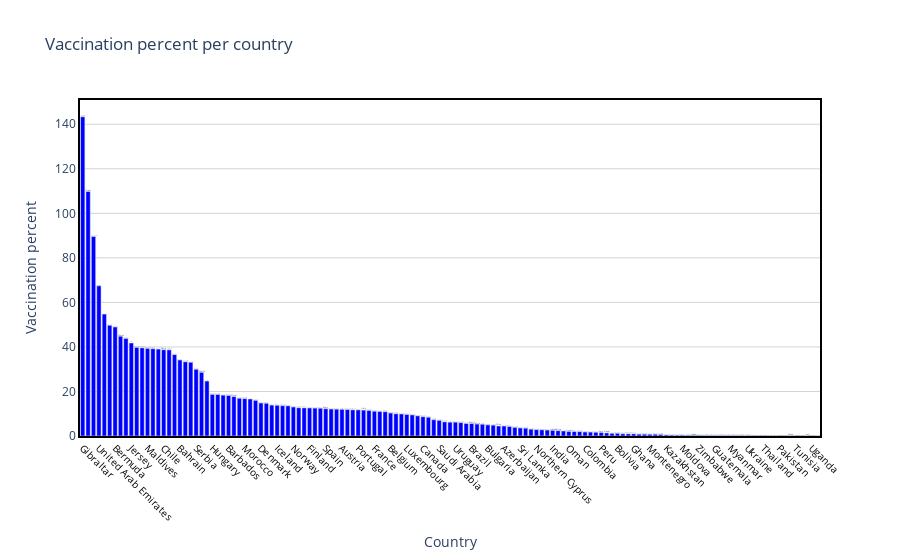

The cell this chart's notebook holds for it:
### Code cell
draw_trace_bar(country_vaccine, 'Percent', 'Vaccination percent per country', 'Country', 'Vaccination percent' )

### Figure 1 — Plotly figure (JSON) as saved in the notebook; plotly's stock layout.template omitted (floating-point values rounded to 4 significant figures; data arrays with more than 128 entries replaced by an {"elided": "..."} marker saying what was removed)
{"data": [{"marker": {"color": "Blue"}, "text": {"elided": "137 str values"}, "type": "bar", "x": {"elided": "137 str values"}, "y": {"elided": "137 float values"}}], "layout": {"hovermode": "closest", "paper_bgcolor": "rgba(0, 0, 0, 0)", "plot_bgcolor": "rgba(0, 0, 0, 0)", "title": {"text": "Vaccination percent per country"}, "xaxis": {"linecolor": "black", "linewidth": 2, "mirror": true, "showline": true, "showticklabels": true, "tickangle": 45, "tickfont": {"color": "black", "size": 10}, "title": {"text": "Country"}, "zeroline": true, "zerolinecolor": "grey", "zerolinewidth": 1}, "yaxis": {"gridcolor": "lightgrey", "linecolor": "black", "linewidth": 2, "mirror": true, "showline": true, "title": {"text": "Vaccination percent"}, "zeroline": true, "zerolinecolor": "grey", "zerolinewidth": 1}}}
